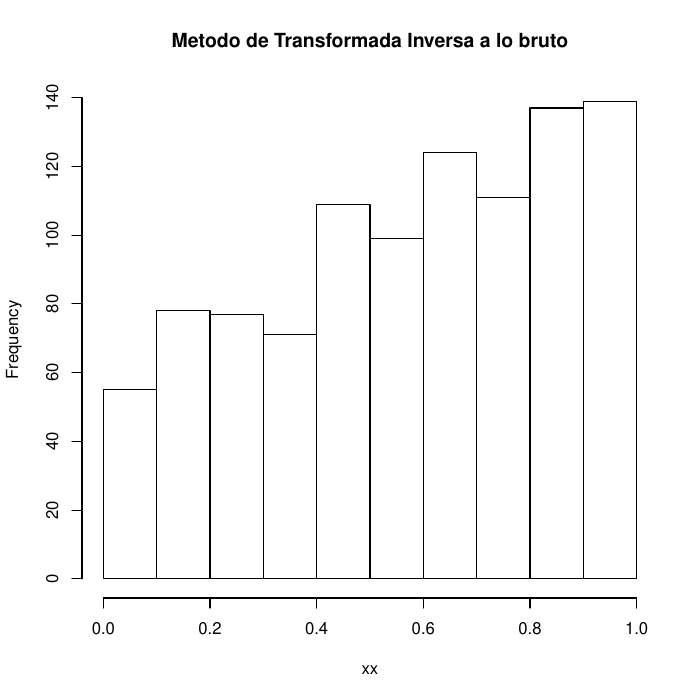

Generate this figure with R:

getValues <- function(times){
	u <- runif(times)
	return((- 1 + sqrt(1 + 8 * u)) / 2)
}

getValuesAlternateWithComposition <- function(times, alpha = 0.5){
	ans <- NULL
	for(i in 1 : times){
		u = runif(1)
		if(u < alpha){
			ans <- c(ans, sqrt(runif(1)))
		} else {
			ans <- c(ans, runif(1))
		}
	}
	return(ans)
}

pdf("InversaContinua2.pdf")

xx <- getValues(1000)
yy <- getValuesAlternateWithComposition(1000)

hist(xx, main = "Metodo de Transformada Inversa a lo bruto")
hist(yy, main = "Metodo de Transformada Inversa con Composicion")
